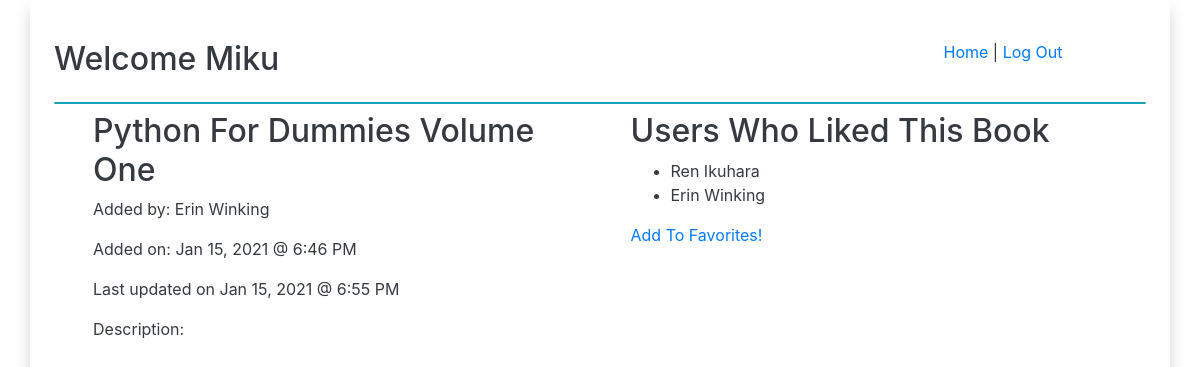
The page /book/3 (signed in) on the database its author committed.
### Favorite_Books/models.py (models this page shows)
class Users(models.Model):
    first_name = models.CharField(max_length = 100)
    last_name = models.CharField(max_length = 100)
    email = models.EmailField()
    password = models.CharField(max_length = 255)
    created_at = models.DateTimeField(auto_now_add = True)
    updated_at = models.DateTimeField(auto_now = True)
    objects = ValidationTest()

class Books(models.Model):
    title = models.CharField(max_length = 255)
    description = models.TextField()
    created_at = models.DateTimeField(auto_now_add = True)
    updated_at = models.DateTimeField(auto_now = True)
    uploaded_by = models.ForeignKey(
        Users,
        related_name = "books_added",
        on_delete = CASCADE
    )
    users_who_fav = models.ManyToManyField(
        Users,
        related_name = "fav_books",
    )

### Favorite_Books/views.py (the view)
# urls.py: path('book/<bookid>', views.view_book, name = 'view_book'),
def view_book(request, bookid):
    this_book = Books.objects.get(id = bookid)
    this_user = Users.objects.get(id = request.session['userid'])
    context = {
            'book': this_book,
            'loggedinuser': this_user,
            'pagetitle': this_book.title
        }
    if this_book.uploaded_by.id == this_user.id:
        return render(request, 'html/edit_book_info.html', context)
    else:
        return render(request, 'html/view_book_info.html', context)

### Favorite_Books/templates/html/view_book_info.html (shortened to what this page needs)
{% extends "html/base.html" %}
{% block content %}
<div class="row ml-3 p-2">
    <div class="col-6">
        <h2>{{ book.title }}</h2>
        <p>Added by: {{ book.uploaded_by.first_name }} {{ book.uploaded_by.last_name }}</p>
        <p>Added on: {{ book.created_at|date:"M j, Y @ g:i A" }}</p>
        <p>Last updated on {{ book.updated_at|date:"M j, Y @ g:i A" }}</p>
        <p>Description: {{ book.description }}</p>
    </div>
    <div class="col-6">
        <h2>Users Who Liked This Book</h2>
        <ul>
            {% for userobj in book.users_who_fav.all %}
            <li>{{ userobj.first_name }} {{ userobj.last_name }}
            </li>
            {% endfor %}
        </ul>
        <p><a href="{% url 'fav_book' book.id %}">Add To Favorites!</a></p>
    </div>
</div>
{% endblock content %}

### Favorite_Books/templates/html/base.html (shortened to what this page needs)
{% load static %}
<!DOCTYPE html>
<html lang="en">
<head>
    <link rel="stylesheet" href="https://stackpath.bootstrapcdn.com/bootstrap/4.3.1/css/bootstrap.min.css">
</head>
<body>
    <div class="p-4 container rounded-lg shadow bg-gradient-light text-dark">
        <div class="row mt-3 mb-3">
            <div class="mr-5 col-9">
                <h2>Welcome {{ loggedinuser.first_name }}</h2>
            </div>
            <div class="col-2">
                <a href="{% url 'all_books' %}">Home</a> | <a href="{% url 'logout' %}">Log Out</a>
            </div>
        </div>
        <div class="w-100 h-3 bg-dark border border-info rounded"></div>
        {% block content %}
        {% endblock content %}
    </div>
</body>
</html>

### rows shown on the page
Users: first_name "Miku"
Books: title "Python For Dummies Volume One", uploaded_by.first_name "Erin", uploaded_by.last_name "Winking", created_at "Jan 15, 2021 @ 6:46 PM", updated_at "Jan 15, 2021 @ 6:55 PM"
Users: first_name "Ren", last_name "Ikuhara"
Users: first_name "Erin", last_name "Winking"
